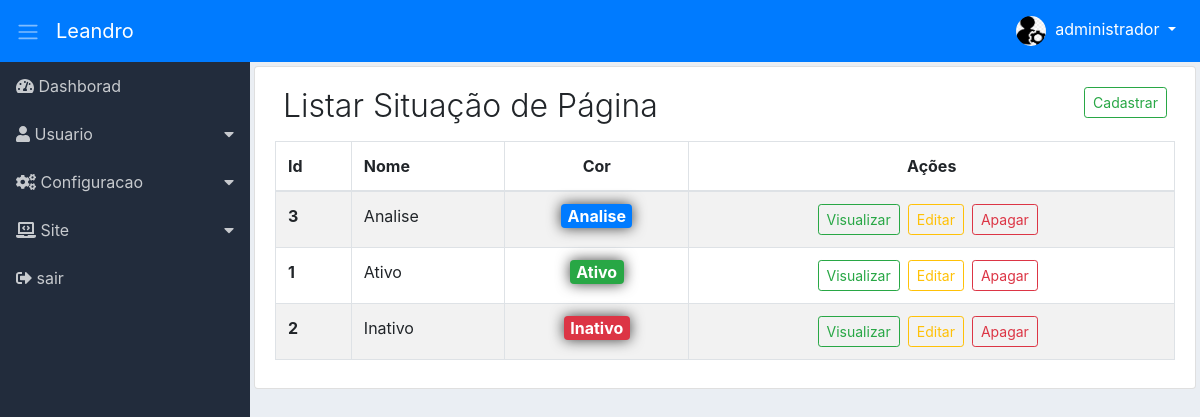
Page /adm/list-situation-page/list-situation-pages (signed in) on the committed database.
### tables this page shows
CREATE TABLE `adms_niveis_acessos_paginas` (
  `id` int(11) NOT NULL,
  `permissao` int(11) NOT NULL,
  `ordem` int(11) NOT NULL,
  `dropdown` int(11) NOT NULL DEFAULT 2,
  `lib_menu` int(11) NOT NULL DEFAULT 2,
  `adms_menu_id` int(11) NOT NULL DEFAULT 4,
  `adms_niveis_acesso_id` int(11) NOT NULL,
  `adms_pagina_id` int(11) NOT NULL,
  `created` datetime NOT NULL,
  `modified` datetime DEFAULT NULL
);

CREATE TABLE `adms_menus` (
  `id` int(11) NOT NULL,
  `nome` varchar(220) NOT NULL,
  `icone` varchar(40) NOT NULL,
  `ordem` int(11) NOT NULL,
  `adms_situacao_id` int(11) NOT NULL,
  `created` datetime NOT NULL,
  `modified` datetime DEFAULT NULL
);

CREATE TABLE `adms_situacao_paginas` (
  `id` int(11) NOT NULL,
  `nome` varchar(50) NOT NULL,
  `cor` varchar(50) NOT NULL,
  `created` datetime NOT NULL,
  `modified` datetime DEFAULT NULL
);

### adm/module/administrative/Controllers/ListSituationPage.php (called while the page is built, shortened)
<?php
class ListSituationPage
{
    private $dados;
    public function listSituationPages($pageId = null)
    {
        $this->pageId = (int) $pageId ? $pageId : 1;
        $button = [
            'cadSitPage' => [
                'menu_controller' => 'register-new-situation-page',
                'menu_metodo' => 'register-info-situation-page'],
            'viewSitPage' => [
                'menu_controller' => 'view-info-situation-page',
                'menu_metodo' => 'detail-info-situation-page'],
            'editSitPage' => [
                'menu_controller' => 'edit-situation-page',
                'menu_metodo' => 'edit-info-situation-page'],
            'deleteSitPage' => [
                'menu_controller' => 'delete-situation-page',
                'menu_metodo' => 'remove-situation-page']
        ];
        $listButton = new \Module\administrative\Models\AdmsButton();
        $this->dados['buttonSitPage'] = $listButton->validateButton($button);
        $listMenu = new \Module\administrative\Models\AdmsMenu();
        $this->dados['menu'] = $listMenu->itemMenu();
        $listSitPg = new \Module\administrative\Models\AdmsListSituationPage();
        $this->dados['listSitPage'] = $listSitPg->listSituationPages($this->pageId);
        $this->dados['pagination'] = $listSitPg->getResultPg();
        $loadView = new \Config\ConfigView("administrative/Views/situationPage/listSituationPage", $this->dados);
        $loadView->renderView();
    }
}

### adm/module/administrative/Models/helper/AdmsRead.php (called while the page is built, shortened)
<?php
class AdmsRead extends AdmsConn
{
    private $select;
    private $values;
    private $result;
    private $query;
    function getResult()
    {
        return $this->result;
    }
    public function fullRead($query, $parseString = null)
    {
        $this->select = (string) $query;
        if (!empty($parseString)) {
            parse_str($parseString, $this->values);
        }
        $this->exeInstruction();
    }
    private function exeInstruction()
    {
        $this->conection();
        try {
            $this->getInstruction();
            $this->query->execute();
            $this->result = $this->query->fetchAll();
        } catch (Exception $exc) {
            $this->result = null;
        }
    }
    private function conection()
    {
        $this->conn = parent::getConn();
        $this->query = $this->conn->prepare($this->select);
        $this->query->setFetchMode(PDO::FETCH_ASSOC);
    }
    private function getInstruction()
    {
        if ($this->values) {
            foreach ($this->values as $Link => $Valor) {
                if ($Link == 'limit' || $Link == 'offset') {
                    $Valor = (int) $Valor;
                }
                $this->query->bindValue(":{$Link}", $Valor,
                        (is_int($Valor) ? PDO::PARAM_INT : PDO::PARAM_STR));
            }
        }
    }
}

### adm/module/administrative/Models/helper/AdmsConn.php (called while the page is built, shortened)
<?php
class AdmsConn
{
    public static $host = HOST;
    public static $Uuser = USER;
    public static $pass = PASS;
    public static $dbname = DBNAME;
    private static $connect = null;
    private static function connect()
    {
        try {
            if (self::$connect == null) {
                self::$connect = new PDO('mysql:host=' .self::$host . ';dbname='
                . self::$dbname, self::$Uuser, self::$pass);
            }
        } catch (Exception $exc) {
            echo 'mensagem: ' . $exc->getMessage();
            die;
        }
        return self::$connect;
    }
    public function getConn()
    {
        return self::connect();
    }
}

### adm/module/administrative/Models/AdmsMenu.php (called while the page is built, shortened)
<?php
class AdmsMenu
{
    public function itemMenu()
    {
        $listMenu = new \Module\administrative\Models\helper\AdmsRead();
        $listMenu->fullRead(
                "SELECT
                    nivpg.dropdown,
                    men.id id_menu,
                    men.nome nome_menu,
                    men.icone icone_menu,
                    pg.id id_pg,
                    pg.menu_controller pg_controller,
                    pg.menu_metodo pg_metodo,
                    pg.nome_pagina pg_nome,
                    pg.icone pg_icon
                FROM
                    adms_niveis_acessos_paginas nivpg
                INNER JOIN
                    adms_menus men
                    ON men.id = nivpg.adms_menu_id
                INNER JOIN
                    adms_paginas pg
                    ON pg.id = nivpg.adms_pagina_id
                WHERE
                    nivpg.adms_niveis_acesso_id =:adms_niveis_acesso_id
                    AND nivpg.permissao =:permissao
                    AND nivpg.lib_menu =:lib_menu
                ORDER BY
                    men.ordem, nivpg.ordem ASC",
                "adms_niveis_acesso_id=" . $_SESSION['userAccessLevel'] . "&permissao=1&lib_menu=1");
        $this->result = $listMenu->getResult();
        return $this->result;
    }
}

### adm/module/administrative/Models/AdmsListSituationPage.php (called while the page is built, shortened)
<?php
class AdmsListSituationPage
{
    private $limitResult = 40;
    public function listSituationPages($pageid = null)
    {
        $this->pageId = (int) $pageid;
        $pagination = new \Module\administrative\Models\helper\AdmsPagination(
                URLADM . 'list-situation-page/list-situation-pages');
        $pagination->condition($this->pageId, $this->limitResult);
        $pagination->pagination("SELECT COUNT(id) numResult FROM adms_situacao_paginas");
        $listSitPg = new \Module\administrative\Models\helper\AdmsRead();
        $listSitPg->fullRead(
                "SELECT *
                FROM adms_situacao_paginas
                ORDER BY nome ASC
                LIMIT :limit
                OFFSET :offset",
                "limit={$this->limitResult}&offset={$pagination->getOffSet()}");
        $this->result = $listSitPg->getResult();
        return $this->result;
    }
}

### adm/module/administrative/Models/helper/AdmsPagination.php (called while the page is built, shortened)
<?php
class AdmsPagination
{
    private $limitResult;
    private $offSet;
    private $result;
    function getResult()
    {
        return $this->result;
    }
    function getOffSet()
    {
        return $this->offSet;
    }
    public function condition($page, $limitResult)
    {
        $this->page = (int) $page ? $page : 1;
        $this->limitResult = (int) $limitResult;
        $this->offSet = ($this->page * $this->limitResult) - $this->limitResult;
    }
    public function pagination($query, $parseString = null)
    {
        $this->query = (string) $query;
        $this->parseString = (string) $parseString;
        $count = new \Module\administrative\Models\helper\AdmsRead();
        $count->fullRead($this->query, $this->parseString);
        $this->resultDb = $count->getResult();
        if ($this->resultDb[0]['numResult'] > $this->limitResult) {
            $this->instructionPagination();
        } else {
            $this->result = null;
        }
    }
}

### adm/module/administrative/Views/situationPage/listSituationPage.php (the view, shortened to what this page needs)
<div class="content p-1">
    <div class="list-group-item">
        <div class="d-flex">
            <div class="mr-auto p-2">
                <h2 class="display-4 titulo">Listar Situação de Página</h2>
            </div>
            <?php
            if ($this->dados['buttonSitPage']['cadSitPage']) {
                echo "<a href='" . URLADM . "register-new-situation-page/register-info-situation-page'>
                    <div class='p-2'>
                        <button class='btn btn-outline-success btn-sm'>Cadastrar</button>
                    </div>
                </a>";
            }
            ?>
        </div>
        <div class="table-responsive">
            <table class="table table-hover table-striped table-bordered">
                <thead>
                    <tr>
                        <th>Id</th>
                        <th>Nome</th>
                        <th class="d-none d-sm-table-cell text-center">Cor</th>
                        <th class="text-center">Ações</th>
                    </tr>
                </thead>
                <tbody>
                    <?php
                    foreach ($this->dados['listSitPage'] as $sitiPg) {
                        extract($sitiPg);
                        ?>
                        <tr>
                            <th><?php echo $id; ?></th>
                            <td><?php echo $nome; ?></td>
                            <td class="d-none d-sm-table-cell text-center">
                                <span class="badge badge-<?php echo $cor; ?>">
                                    <?php echo $nome; ?>
                                </span>
                            </td>
                            <td class="text-center">
                                <span class="d-none d-md-block">
                                    <?php
                                    if ($this->dados['buttonSitPage']['viewSitPage']) {
                                        echo "<a href='" . URLADM . "view-info-situation-page/detail-info-situation-page/$id'
                                            class='btn btn-outline-success btn-sm mr-2'>Visualizar
                                         </a>";
                                    }
                                    if ($this->dados['buttonSitPage']['editSitPage']) {
                                        echo "<a href='" . URLADM . "edit-situation-page/edit-info-situation-page/$id'
                                            class='btn btn-outline-warning btn-sm mr-2'>Editar
                                         </a>";
                                    }
                                    if ($this->dados['buttonSitPage']['deleteSitPage']) {
                                        echo "<a href='" . URLADM . "delete-situation-page/remove-situation-page/$id'
                                            class='btn btn-outline-danger btn-sm mr-2'
                                            data-confirm='Tem certeza que deseja apagar situação de página ?'>
                                             Apagar
                                         </a>";
                                    }
                                    ?>
                                </span>
                            </td>
                        </tr>
                        <?php
                    }
                    ?>
                </tbody>
            </table>
        </div>
    </div>
</div>

### adm/module/administrative/Views/include/sidebar.php (shortened to what this page needs)
<div class="d-flex bd-highlight">
<nav class="sidebar">
    <ul class="list-unstyled">
        <?php
        $contDropdown = 0;
        $controDropFech = 0;
        foreach ($this->dados['menu'] as $menu) {
            extract($menu);
            if ($dropdown == 1) {
                if ($contDropdown != $id_menu) {
                    if (($controDropFech == 1) && ($contDropdown != 0)) {
                        echo "</ul></li>";
                        $controDropFech = 0;
                    }
                    echo "<li>
                        <a href='#submenu" . $id_menu . "' data-toggle='collapse'>
                            <i class='" . $icone_menu . "'></i> " . $nome_menu . "
                        </a>
                        <ul class='list-unstyled collapse' id='submenu" . $id_menu . "'>";
                    $contDropdown = $id_menu;
                }
                $controDropFech = 1;
            } else {
                if ($controDropFech == 1) {
                    echo "</ul></li>";
                    $controDropFech = 0;
                }
                echo "<li>
                        <a href='" . URLADM . $pg_controller . "/" . $pg_metodo . "'>
                        <i class='" . $icone_menu . "'></i> " . $nome_menu . "</a>
                    </li>";
            }
        }
        ?>
    </ul>
</nav>

### adm/assets/css/dashboard.css (style rules this page uses)
body { background-color: #EAEEF3; }
.sidebar { background-color: #222C3C; min-width: 250px; max-width: 250px; min-height: calc(100vh - 56px); transition: all 0.3s; }
.sidebar ul li a { display: block; padding: 0.75rem 1rem; color: #C7CACE; text-decoration: none; }
.sidebar [data-toggle="collapse"] { position: relative; }
.sidebar [data-toggle="collapse"]:before { content: "\f0d7"; font-family: "Font Awesome 5 Free"; font-weight: 900; position: absolute; right: 1rem; }
.content { width: 100%; }
.titulo { font-size: 2.0rem !important; }
.badge { box-shadow: 0 0 14px 0 rgba(0, 0, 0, 0.75); font-size: 16px !important; }

### rows in the picture
adms_niveis_acessos_paginas: adms_menu.nome "Dashborad"
adms_niveis_acessos_paginas: adms_menu.nome "Usuario"
adms_niveis_acessos_paginas: adms_menu.nome "Configuracao"
adms_niveis_acessos_paginas: adms_menu.nome "Site"
adms_niveis_acessos_paginas: adms_menu.nome "sair"
adms_situacao_paginas: id "3", nome "Analise"
adms_situacao_paginas: id "1", nome "Ativo"
adms_situacao_paginas: id "2", nome "Inativo"

### other values in the picture
$nomeUser[0] "administrador"
